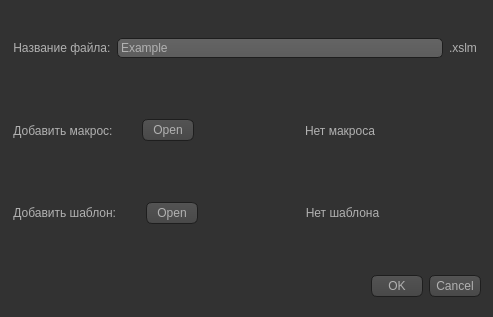
<?xml version="1.0" encoding="UTF-8"?>
<ui version="4.0">
 <class>Dialog</class>
 <widget class="QDialog" name="Dialog">
  <property name="geometry">
   <rect>
    <x>0</x>
    <y>0</y>
    <width>493</width>
    <height>317</height>
   </rect>
  </property>
  <property name="windowTitle">
   <string>Dialog</string>
  </property>
  <property name="styleSheet">
   <string notr="true">QToolTip
{
     border: 1px solid black;
     background-color: #616161;
     padding: 1px;
     border-radius: 3px;
     opacity: 100;
	 color: #FFFFFF;
}

QWidget
{
    color: #b1b1b1;
    background-color: #323232;
}

QTreeView, QListView
{
    background-color: silver;
    margin-left: 5px;
}

QWidget:item:hover
{
    background-color: QLinearGradient( x1: 0, y1: 0, x2: 0, y2: 1, stop: 0 #ffa02f, stop: 1 #ca0619);
    color: #000000;
}

QWidget:item:selected
{
    background-color: QLinearGradient( x1: 0, y1: 0, x2: 0, y2: 1, stop: 0 #ffa02f, stop: 1 #d7801a);
}

QMenuBar::item
{
    background: transparent;
}

QMenuBar::item:selected
{
    background: transparent;
    border: 1px solid #ffaa00;
}

QMenuBar::item:pressed
{
    background: #444;
    border: 1px solid #000;
    background-color: QLinearGradient(
        x1:0, y1:0,
        x2:0, y2:1,
        stop:1 #212121,
        stop:0.4 #343434/*,
        stop:0.2 #343434,
        stop:0.1 #ffaa00*/
    );
    margin-bottom:-1px;
    padding-bottom:1px;
}

QMenu
{
    border: 1px solid #000;
}

QMenu::item
{
    padding: 2px 20px 2px 20px;
}

QMenu::item:selected
{
    color: #000000;
}

QWidget:disabled
{
    color: #808080;
    background-color: #323232;
}

QAbstractItemView
{
    background-color: QLinearGradient( x1: 0, y1: 0, x2: 0, y2: 1, stop: 0 #4d4d4d, stop: 0.1 #646464, stop: 1 #5d5d5d);
}

QWidget:focus
{
    /*border: 1px solid darkgray;*/
}

QLineEdit
{
    background-color: QLinearGradient( x1: 0, y1: 0, x2: 0, y2: 1, stop: 0 #4d4d4d, stop: 0 #646464, stop: 1 #5d5d5d);
    padding: 1px;
    border-style: solid;
    border: 1px solid #1e1e1e;
    border-radius: 5;
}

QPushButton
{
    color: #b1b1b1;
    background-color: QLinearGradient( x1: 0, y1: 0, x2: 0, y2: 1, stop: 0 #565656, stop: 0.1 #525252, stop: 0.5 #4e4e4e, stop: 0.9 #4a4a4a, stop: 1 #464646);
    border-width: 1px;
    border-color: #1e1e1e;
    border-style: solid;
    border-radius: 6;
    padding: 3px;
    font-size: 12px;
    padding-left: 5px;
    padding-right: 5px;
    min-width: 40px;
}

QPushButton:pressed
{
    background-color: QLinearGradient( x1: 0, y1: 0, x2: 0, y2: 1, stop: 0 #2d2d2d, stop: 0.1 #2b2b2b, stop: 0.5 #292929, stop: 0.9 #282828, stop: 1 #252525);
}

QComboBox
{
    selection-background-color: #ffaa00;
    background-color: QLinearGradient( x1: 0, y1: 0, x2: 0, y2: 1, stop: 0 #565656, stop: 0.1 #525252, stop: 0.5 #4e4e4e, stop: 0.9 #4a4a4a, stop: 1 #464646);
    border-style: solid;
    border: 1px solid #1e1e1e;
    border-radius: 5;
}

QComboBox:hover,QPushButton:hover
{
    border: 2px solid QLinearGradient( x1: 0, y1: 0, x2: 0, y2: 1, stop: 0 #ffa02f, stop: 1 #d7801a);
}


QComboBox:on
{
    padding-top: 3px;
    padding-left: 4px;
    background-color: QLinearGradient( x1: 0, y1: 0, x2: 0, y2: 1, stop: 0 #2d2d2d, stop: 0.1 #2b2b2b, stop: 0.5 #292929, stop: 0.9 #282828, stop: 1 #252525);
    selection-background-color: #ffaa00;
}

QComboBox QAbstractItemView
{
    border: 2px solid darkgray;
    selection-background-color: QLinearGradient( x1: 0, y1: 0, x2: 0, y2: 1, stop: 0 #ffa02f, stop: 1 #d7801a);
}

QComboBox::drop-down
{
     subcontrol-origin: padding;
     subcontrol-position: top right;
     width: 15px;

     border-left-width: 0px;
     border-left-color: darkgray;
     border-left-style: solid; /* just a single line */
     border-top-right-radius: 3px; /* same radius as the QComboBox */
     border-bottom-right-radius: 3px;
 }

QComboBox::down-arrow
{
     image: url(:/dark_orange/img/down_arrow.png);
}

QGroupBox
{
    border: 1px solid #323232;
    margin-top: 10px;
}

QGroupBox:focus
{
    border: 1px solid #323232;
}

QTextEdit:focus
{
    border: 1px solid darkgray;
}

QScrollBar:horizontal {
     border: 1px solid #222222;
     background: QLinearGradient( x1: 0, y1: 0, x2: 0, y2: 1, stop: 0.0 #121212, stop: 0.2 #282828, stop: 1 #484848);
     height: 7px;
     margin: 0px 16px 0 16px;
}

QScrollBar::handle:horizontal
{
      background: QLinearGradient( x1: 0, y1: 0, x2: 1, y2: 0, stop: 0 #ffa02f, stop: 0.5 #d7801a, stop: 1 #ffa02f);
      min-height: 20px;
      border-radius: 2px;
}

QScrollBar::add-line:horizontal {
      border: 1px solid #1b1b19;
      border-radius: 2px;
      background: QLinearGradient( x1: 0, y1: 0, x2: 1, y2: 0, stop: 0 #ffa02f, stop: 1 #d7801a);
      width: 14px;
      subcontrol-position: right;
      subcontrol-origin: margin;
}

QScrollBar::sub-line:horizontal {
      border: 1px solid #1b1b19;
      border-radius: 2px;
      background: QLinearGradient( x1: 0, y1: 0, x2: 1, y2: 0, stop: 0 #ffa02f, stop: 1 #d7801a);
      width: 14px;
     subcontrol-position: left;
     subcontrol-origin: margin;
}

QScrollBar::right-arrow:horizontal, QScrollBar::left-arrow:horizontal
{
      border: 1px solid black;
      width: 1px;
      height: 1px;
      background: white;
}

QScrollBar::add-page:horizontal, QScrollBar::sub-page:horizontal
{
      background: none;
}

QScrollBar:vertical
{
      background: QLinearGradient( x1: 0, y1: 0, x2: 1, y2: 0, stop: 0.0 #121212, stop: 0.2 #282828, stop: 1 #484848);
      width: 7px;
      margin: 16px 0 16px 0;
      border: 1px solid #222222;
}

QScrollBar::handle:vertical
{
      background: QLinearGradient( x1: 0, y1: 0, x2: 0, y2: 1, stop: 0 #ffa02f, stop: 0.5 #d7801a, stop: 1 #ffa02f);
      min-height: 20px;
      border-radius: 2px;
}

QScrollBar::add-line:vertical
{
      border: 1px solid #1b1b19;
      border-radius: 2px;
      background: QLinearGradient( x1: 0, y1: 0, x2: 0, y2: 1, stop: 0 #ffa02f, stop: 1 #d7801a);
      height: 14px;
      subcontrol-position: bottom;
      subcontrol-origin: margin;
}

QScrollBar::sub-line:vertical
{
      border: 1px solid #1b1b19;
      border-radius: 2px;
      background: QLinearGradient( x1: 0, y1: 0, x2: 0, y2: 1, stop: 0 #d7801a, stop: 1 #ffa02f);
      height: 14px;
      subcontrol-position: top;
      subcontrol-origin: margin;
}

QScrollBar::up-arrow:vertical, QScrollBar::down-arrow:vertical
{
      border: 1px solid black;
      width: 1px;
      height: 1px;
      background: white;
}


QScrollBar::add-page:vertical, QScrollBar::sub-page:vertical
{
      background: none;
}

QTextEdit
{
    background-color: #242424;
}

QPlainTextEdit
{
    background-color: #242424;
}

QHeaderView::section
{
    background-color: QLinearGradient(x1:0, y1:0, x2:0, y2:1, stop:0 #616161, stop: 0.5 #505050, stop: 0.6 #434343, stop:1 #656565);
    color: white;
    padding-left: 4px;
    border: 1px solid #6c6c6c;
}

QCheckBox:disabled
{
color: #414141;
}

QDockWidget::title
{
    text-align: center;
    spacing: 3px; /* spacing between items in the tool bar */
    background-color: QLinearGradient(x1:0, y1:0, x2:0, y2:1, stop:0 #323232, stop: 0.5 #242424, stop:1 #323232);
}

QDockWidget::close-button, QDockWidget::float-button
{
    text-align: center;
    spacing: 1px; /* spacing between items in the tool bar */
    background-color: QLinearGradient(x1:0, y1:0, x2:0, y2:1, stop:0 #323232, stop: 0.5 #242424, stop:1 #323232);
}

QDockWidget::close-button:hover, QDockWidget::float-button:hover
{
    background: #242424;
}

QDockWidget::close-button:pressed, QDockWidget::float-button:pressed
{
    padding: 1px -1px -1px 1px;
}

QMainWindow::separator
{
    background-color: QLinearGradient(x1:0, y1:0, x2:0, y2:1, stop:0 #161616, stop: 0.5 #151515, stop: 0.6 #212121, stop:1 #343434);
    color: white;
    padding-left: 4px;
    border: 1px solid #4c4c4c;
    spacing: 3px; /* spacing between items in the tool bar */
}

QMainWindow::separator:hover
{

    background-color: QLinearGradient(x1:0, y1:0, x2:0, y2:1, stop:0 #d7801a, stop:0.5 #b56c17 stop:1 #ffa02f);
    color: white;
    padding-left: 4px;
    border: 1px solid #6c6c6c;
    spacing: 3px; /* spacing between items in the tool bar */
}

QToolBar::handle
{
     spacing: 3px; /* spacing between items in the tool bar */
     background: url(:/dark_orange/img/handle.png);
}

QMenu::separator
{
    height: 2px;
    background-color: QLinearGradient(x1:0, y1:0, x2:0, y2:1, stop:0 #161616, stop: 0.5 #151515, stop: 0.6 #212121, stop:1 #343434);
    color: white;
    padding-left: 4px;
    margin-left: 10px;
    margin-right: 5px;
}

QProgressBar
{
    border: 2px solid grey;
    border-radius: 5px;
    text-align: center;
}

QProgressBar::chunk
{
    background-color: #d7801a;
    width: 2.15px;
    margin: 0.5px;
}

QTabBar::tab {
    color: #b1b1b1;
    border: 1px solid #444;
    border-bottom-style: none;
    background-color: #323232;
    padding-left: 10px;
    padding-right: 10px;
    padding-top: 3px;
    padding-bottom: 2px;
    margin-right: -1px;
}

QTabWidget::pane {
    border: 1px solid #444;
    top: 1px;
}

QTabBar::tab:last
{
    margin-right: 0; /* the last selected tab has nothing to overlap with on the right */
    border-top-right-radius: 3px;
}

QTabBar::tab:first:!selected
{
 margin-left: 0px; /* the last selected tab has nothing to overlap with on the right */


    border-top-left-radius: 3px;
}

QTabBar::tab:!selected
{
    color: #b1b1b1;
    border-bottom-style: solid;
    margin-top: 3px;
    background-color: QLinearGradient(x1:0, y1:0, x2:0, y2:1, stop:1 #212121, stop:.4 #343434);
}

QTabBar::tab:selected
{
    border-top-left-radius: 3px;
    border-top-right-radius: 3px;
    margin-bottom: 0px;
}

QTabBar::tab:!selected:hover
{
    /*border-top: 2px solid #ffaa00;
    padding-bottom: 3px;*/
    border-top-left-radius: 3px;
    border-top-right-radius: 3px;
    background-color: QLinearGradient(x1:0, y1:0, x2:0, y2:1, stop:1 #212121, stop:0.4 #343434, stop:0.2 #343434, stop:0.1 #ffaa00);
}

QRadioButton::indicator:checked, QRadioButton::indicator:unchecked{
    color: #b1b1b1;
    background-color: #323232;
    border: 1px solid #b1b1b1;
    border-radius: 6px;
}

QRadioButton::indicator:checked
{
    background-color: qradialgradient(
        cx: 0.5, cy: 0.5,
        fx: 0.5, fy: 0.5,
        radius: 1.0,
        stop: 0.25 #ffaa00,
        stop: 0.3 #323232
    );
}

QCheckBox::indicator{
    color: #b1b1b1;
    background-color: #323232;
    border: 1px solid #b1b1b1;
    width: 9px;
    height: 9px;
}

QRadioButton::indicator
{
    border-radius: 6px;
}

QRadioButton::indicator:hover, QCheckBox::indicator:hover
{
    border: 1px solid #ffaa00;
}

QCheckBox::indicator:checked
{
    color: #ff8800;
    background-color: #ff8800;
    border: 1px solid #b1b1b1;
    width: 9px;
    height: 9px;
}

QCheckBox::indicator:disabled, QRadioButton::indicator:disabled
{
    border: 1px solid #444;
}


QSlider::groove:horizontal {
    border: 1px solid #3A3939;
    height: 8px;
    background: #201F1F;
    margin: 2px 0;
    border-radius: 2px;
}

QSlider::handle:horizontal {
    background: QLinearGradient( x1: 0, y1: 0, x2: 0, y2: 1,
      stop: 0.0 silver, stop: 0.2 #a8a8a8, stop: 1 #727272);
    border: 1px solid #3A3939;
    width: 14px;
    height: 14px;
    margin: -4px 0;
    border-radius: 2px;
}

QSlider::groove:vertical {
    border: 1px solid #3A3939;
    width: 8px;
    background: #201F1F;
    margin: 0 0px;
    border-radius: 2px;
}

QSlider::handle:vertical {
    background: QLinearGradient( x1: 0, y1: 0, x2: 0, y2: 1, stop: 0.0 silver,
      stop: 0.2 #a8a8a8, stop: 1 #727272);
    border: 1px solid #3A3939;
    width: 14px;
    height: 14px;
    margin: 0 -4px;
    border-radius: 2px;
}

QAbstractSpinBox {
    padding-top: 2px;
    padding-bottom: 2px;
    border: 1px solid darkgray;

    border-radius: 2px;
    min-width: 50px;
}

</string>
  </property>
  <widget class="QDialogButtonBox" name="buttonBox">
   <property name="geometry">
    <rect>
     <x>50</x>
     <y>270</y>
     <width>431</width>
     <height>32</height>
    </rect>
   </property>
   <property name="styleSheet">
    <string notr="true">QToolTip
{
     border: 1px solid black;
     background-color: #616161;
     padding: 1px;
     border-radius: 3px;
     opacity: 100;
	 color: #FFFFFF;
}

QWidget
{
    color: #b1b1b1;
    background-color: #323232;
}

QTreeView, QListView
{
    background-color: silver;
    margin-left: 5px;
}

QWidget:item:hover
{
    background-color: QLinearGradient( x1: 0, y1: 0, x2: 0, y2: 1, stop: 0 #ffa02f, stop: 1 #ca0619);
    color: #000000;
}

QWidget:item:selected
{
    background-color: QLinearGradient( x1: 0, y1: 0, x2: 0, y2: 1, stop: 0 #ffa02f, stop: 1 #d7801a);
}

QMenuBar::item
{
    background: transparent;
}

QMenuBar::item:selected
{
    background: transparent;
    border: 1px solid #ffaa00;
}

QMenuBar::item:pressed
{
    background: #444;
    border: 1px solid #000;
    background-color: QLinearGradient(
        x1:0, y1:0,
        x2:0, y2:1,
        stop:1 #212121,
        stop:0.4 #343434/*,
        stop:0.2 #343434,
        stop:0.1 #ffaa00*/
    );
    margin-bottom:-1px;
    padding-bottom:1px;
}

QMenu
{
    border: 1px solid #000;
}

QMenu::item
{
    padding: 2px 20px 2px 20px;
}

QMenu::item:selected
{
    color: #000000;
}

QWidget:disabled
{
    color: #808080;
    background-color: #323232;
}

QAbstractItemView
{
    background-color: QLinearGradient( x1: 0, y1: 0, x2: 0, y2: 1, stop: 0 #4d4d4d, stop: 0.1 #646464, stop: 1 #5d5d5d);
}

QWidget:focus
{
    /*border: 1px solid darkgray;*/
}

QLineEdit
{
    background-color: QLinearGradient( x1: 0, y1: 0, x2: 0, y2: 1, stop: 0 #4d4d4d, stop: 0 #646464, stop: 1 #5d5d5d);
    padding: 1px;
    border-style: solid;
    border: 1px solid #1e1e1e;
    border-radius: 5;
}

QPushButton
{
    color: #b1b1b1;
    background-color: QLinearGradient( x1: 0, y1: 0, x2: 0, y2: 1, stop: 0 #565656, stop: 0.1 #525252, stop: 0.5 #4e4e4e, stop: 0.9 #4a4a4a, stop: 1 #464646);
    border-width: 1px;
    border-color: #1e1e1e;
    border-style: solid;
    border-radius: 6;
    padding: 3px;
    font-size: 12px;
    padding-left: 5px;
    padding-right: 5px;
    min-width: 40px;
}

QPushButton:pressed
{
    background-color: QLinearGradient( x1: 0, y1: 0, x2: 0, y2: 1, stop: 0 #2d2d2d, stop: 0.1 #2b2b2b, stop: 0.5 #292929, stop: 0.9 #282828, stop: 1 #252525);
}

QComboBox
{
    selection-background-color: #ffaa00;
    background-color: QLinearGradient( x1: 0, y1: 0, x2: 0, y2: 1, stop: 0 #565656, stop: 0.1 #525252, stop: 0.5 #4e4e4e, stop: 0.9 #4a4a4a, stop: 1 #464646);
    border-style: solid;
    border: 1px solid #1e1e1e;
    border-radius: 5;
}

QComboBox:hover,QPushButton:hover
{
    border: 2px solid QLinearGradient( x1: 0, y1: 0, x2: 0, y2: 1, stop: 0 #ffa02f, stop: 1 #d7801a);
}


QComboBox:on
{
    padding-top: 3px;
    padding-left: 4px;
    background-color: QLinearGradient( x1: 0, y1: 0, x2: 0, y2: 1, stop: 0 #2d2d2d, stop: 0.1 #2b2b2b, stop: 0.5 #292929, stop: 0.9 #282828, stop: 1 #252525);
    selection-background-color: #ffaa00;
}

QComboBox QAbstractItemView
{
    border: 2px solid darkgray;
    selection-background-color: QLinearGradient( x1: 0, y1: 0, x2: 0, y2: 1, stop: 0 #ffa02f, stop: 1 #d7801a);
}

QComboBox::drop-down
{
     subcontrol-origin: padding;
     subcontrol-position: top right;
     width: 15px;

     border-left-width: 0px;
     border-left-color: darkgray;
     border-left-style: solid; /* just a single line */
     border-top-right-radius: 3px; /* same radius as the QComboBox */
     border-bottom-right-radius: 3px;
 }

QComboBox::down-arrow
{
     image: url(:/dark_orange/img/down_arrow.png);
}

QGroupBox
{
    border: 1px solid #323232;
    margin-top: 10px;
}

QGroupBox:focus
{
    border: 1px solid #323232;
}

QTextEdit:focus
{
    border: 1px solid darkgray;
}

QScrollBar:horizontal {
     border: 1px solid #222222;
     background: QLinearGradient( x1: 0, y1: 0, x2: 0, y2: 1, stop: 0.0 #121212, stop: 0.2 #282828, stop: 1 #484848);
     height: 7px;
     margin: 0px 16px 0 16px;
}

QScrollBar::handle:horizontal
{
      background: QLinearGradient( x1: 0, y1: 0, x2: 1, y2: 0, stop: 0 #ffa02f, stop: 0.5 #d7801a, stop: 1 #ffa02f);
      min-height: 20px;
      border-radius: 2px;
}

QScrollBar::add-line:horizontal {
      border: 1px solid #1b1b19;
      border-radius: 2px;
      background: QLinearGradient( x1: 0, y1: 0, x2: 1, y2: 0, stop: 0 #ffa02f, stop: 1 #d7801a);
      width: 14px;
      subcontrol-position: right;
      subcontrol-origin: margin;
}

QScrollBar::sub-line:horizontal {
      border: 1px solid #1b1b19;
      border-radius: 2px;
      background: QLinearGradient( x1: 0, y1: 0, x2: 1, y2: 0, stop: 0 #ffa02f, stop: 1 #d7801a);
      width: 14px;
     subcontrol-position: left;
     subcontrol-origin: margin;
}

QScrollBar::right-arrow:horizontal, QScrollBar::left-arrow:horizontal
{
      border: 1px solid black;
      width: 1px;
      height: 1px;
      background: white;
}

QScrollBar::add-page:horizontal, QScrollBar::sub-page:horizontal
{
      background: none;
}

QScrollBar:vertical
{
      background: QLinearGradient( x1: 0, y1: 0, x2: 1, y2: 0, stop: 0.0 #121212, stop: 0.2 #282828, stop: 1 #484848);
      width: 7px;
      margin: 16px 0 16px 0;
      border: 1px solid #222222;
}

QScrollBar::handle:vertical
{
      background: QLinearGradient( x1: 0, y1: 0, x2: 0, y2: 1, stop: 0 #ffa02f, stop: 0.5 #d7801a, stop: 1 #ffa02f);
      min-height: 20px;
      border-radius: 2px;
}

QScrollBar::add-line:vertical
{
      border: 1px solid #1b1b19;
      border-radius: 2px;
      background: QLinearGradient( x1: 0, y1: 0, x2: 0, y2: 1, stop: 0 #ffa02f, stop: 1 #d7801a);
      height: 14px;
      subcontrol-position: bottom;
      subcontrol-origin: margin;
}

QScrollBar::sub-line:vertical
{
      border: 1px solid #1b1b19;
      border-radius: 2px;
      background: QLinearGradient( x1: 0, y1: 0, x2: 0, y2: 1, stop: 0 #d7801a, stop: 1 #ffa02f);
      height: 14px;
      subcontrol-position: top;
      subcontrol-origin: margin;
}

QScrollBar::up-arrow:vertical, QScrollBar::down-arrow:vertical
{
      border: 1px solid black;
      width: 1px;
      height: 1px;
      background: white;
}


QScrollBar::add-page:vertical, QScrollBar::sub-page:vertical
{
      background: none;
}

QTextEdit
{
    background-color: #242424;
}

QPlainTextEdit
{
    background-color: #242424;
}

QHeaderView::section
{
    background-color: QLinearGradient(x1:0, y1:0, x2:0, y2:1, stop:0 #616161, stop: 0.5 #505050, stop: 0.6 #434343, stop:1 #656565);
    color: white;
    padding-left: 4px;
    border: 1px solid #6c6c6c;
}

QCheckBox:disabled
{
color: #414141;
}

QDockWidget::title
{
    text-align: center;
    spacing: 3px; /* spacing between items in the tool bar */
    background-color: QLinearGradient(x1:0, y1:0, x2:0, y2:1, stop:0 #323232, stop: 0.5 #242424, stop:1 #323232);
}

QDockWidget::close-button, QDockWidget::float-button
{
    text-align: center;
    spacing: 1px; /* spacing between items in the tool bar */
    background-color: QLinearGradient(x1:0, y1:0, x2:0, y2:1, stop:0 #323232, stop: 0.5 #242424, stop:1 #323232);
}

QDockWidget::close-button:hover, QDockWidget::float-button:hover
{
    background: #242424;
}

QDockWidget::close-button:pressed, QDockWidget::float-button:pressed
{
    padding: 1px -1px -1px 1px;
}

QMainWindow::separator
{
    background-color: QLinearGradient(x1:0, y1:0, x2:0, y2:1, stop:0 #161616, stop: 0.5 #151515, stop: 0.6 #212121, stop:1 #343434);
    color: white;
    padding-left: 4px;
    border: 1px solid #4c4c4c;
    spacing: 3px; /* spacing between items in the tool bar */
}

QMainWindow::separator:hover
{

    background-color: QLinearGradient(x1:0, y1:0, x2:0, y2:1, stop:0 #d7801a, stop:0.5 #b56c17 stop:1 #ffa02f);
    color: white;
    padding-left: 4px;
    border: 1px solid #6c6c6c;
    spacing: 3px; /* spacing between items in the tool bar */
}

QToolBar::handle
{
     spacing: 3px; /* spacing between items in the tool bar */
     background: url(:/dark_orange/img/handle.png);
}

QMenu::separator
{
    height: 2px;
    background-color: QLinearGradient(x1:0, y1:0, x2:0, y2:1, stop:0 #161616, stop: 0.5 #151515, stop: 0.6 #212121, stop:1 #343434);
    color: white;
    padding-left: 4px;
    margin-left: 10px;
    margin-right: 5px;
}

QProgressBar
{
    border: 2px solid grey;
    border-radius: 5px;
    text-align: center;
}

QProgressBar::chunk
{
    background-color: #d7801a;
    width: 2.15px;
    margin: 0.5px;
}

QTabBar::tab {
    color: #b1b1b1;
    border: 1px solid #444;
    border-bottom-style: none;
    background-color: #323232;
    padding-left: 10px;
    padding-right: 10px;
    padding-top: 3px;
    padding-bottom: 2px;
    margin-right: -1px;
}

QTabWidget::pane {
    border: 1px solid #444;
    top: 1px;
}

QTabBar::tab:last
{
    margin-right: 0; /* the last selected tab has nothing to overlap with on the right */
    border-top-right-radius: 3px;
}

QTabBar::tab:first:!selected
{
 margin-left: 0px; /* the last selected tab has nothing to overlap with on the right */


    border-top-left-radius: 3px;
}

QTabBar::tab:!selected
{
    color: #b1b1b1;
    border-bottom-style: solid;
    margin-top: 3px;
    background-color: QLinearGradient(x1:0, y1:0, x2:0, y2:1, stop:1 #212121, stop:.4 #343434);
}

QTabBar::tab:selected
{
    border-top-left-radius: 3px;
    border-top-right-radius: 3px;
    margin-bottom: 0px;
}

QTabBar::tab:!selected:hover
{
    /*border-top: 2px solid #ffaa00;
    padding-bottom: 3px;*/
    border-top-left-radius: 3px;
    border-top-right-radius: 3px;
    background-color: QLinearGradient(x1:0, y1:0, x2:0, y2:1, stop:1 #212121, stop:0.4 #343434, stop:0.2 #343434, stop:0.1 #ffaa00);
}

QRadioButton::indicator:checked, QRadioButton::indicator:unchecked{
    color: #b1b1b1;
    background-color: #323232;
    border: 1px solid #b1b1b1;
    border-radius: 6px;
}

QRadioButton::indicator:checked
{
    background-color: qradialgradient(
        cx: 0.5, cy: 0.5,
        fx: 0.5, fy: 0.5,
        radius: 1.0,
        stop: 0.25 #ffaa00,
        stop: 0.3 #323232
    );
}

QCheckBox::indicator{
    color: #b1b1b1;
    background-color: #323232;
    border: 1px solid #b1b1b1;
    width: 9px;
    height: 9px;
}

QRadioButton::indicator
{
    border-radius: 6px;
}

QRadioButton::indicator:hover, QCheckBox::indicator:hover
{
    border: 1px solid #ffaa00;
}

QCheckBox::indicator:checked
{
    color: #ff8800;
    background-color: #ff8800;
    border: 1px solid #b1b1b1;
    width: 9px;
    height: 9px;
}

QCheckBox::indicator:disabled, QRadioButton::indicator:disabled
{
    border: 1px solid #444;
}


QSlider::groove:horizontal {
    border: 1px solid #3A3939;
    height: 8px;
    background: #201F1F;
    margin: 2px 0;
    border-radius: 2px;
}

QSlider::handle:horizontal {
    background: QLinearGradient( x1: 0, y1: 0, x2: 0, y2: 1,
      stop: 0.0 silver, stop: 0.2 #a8a8a8, stop: 1 #727272);
    border: 1px solid #3A3939;
    width: 14px;
    height: 14px;
    margin: -4px 0;
    border-radius: 2px;
}

QSlider::groove:vertical {
    border: 1px solid #3A3939;
    width: 8px;
    background: #201F1F;
    margin: 0 0px;
    border-radius: 2px;
}

QSlider::handle:vertical {
    background: QLinearGradient( x1: 0, y1: 0, x2: 0, y2: 1, stop: 0.0 silver,
      stop: 0.2 #a8a8a8, stop: 1 #727272);
    border: 1px solid #3A3939;
    width: 14px;
    height: 14px;
    margin: 0 -4px;
    border-radius: 2px;
}

QAbstractSpinBox {
    padding-top: 2px;
    padding-bottom: 2px;
    border: 1px solid darkgray;

    border-radius: 2px;
    min-width: 50px;
}

</string>
   </property>
   <property name="orientation">
    <enum>Qt::Horizontal</enum>
   </property>
   <property name="standardButtons">
    <set>QDialogButtonBox::Cancel|QDialogButtonBox::Ok</set>
   </property>
   <property name="centerButtons">
    <bool>false</bool>
   </property>
  </widget>
  <widget class="QWidget" name="verticalLayoutWidget">
   <property name="geometry">
    <rect>
     <x>10</x>
     <y>10</y>
     <width>471</width>
     <height>241</height>
    </rect>
   </property>
   <layout class="QVBoxLayout" name="MainVL">
    <item>
     <layout class="QHBoxLayout" name="FileNameHL">
      <item>
       <widget class="QLabel" name="label">
        <property name="sizePolicy">
         <sizepolicy hsizetype="Fixed" vsizetype="Preferred">
          <horstretch>0</horstretch>
          <verstretch>0</verstretch>
         </sizepolicy>
        </property>
        <property name="minimumSize">
         <size>
          <width>100</width>
          <height>0</height>
         </size>
        </property>
        <property name="text">
         <string> Название файла:</string>
        </property>
       </widget>
      </item>
      <item>
       <widget class="QLineEdit" name="FileNameLE">
        <property name="text">
         <string>Example</string>
        </property>
       </widget>
      </item>
      <item>
       <widget class="QLabel" name="label_2">
        <property name="text">
         <string>.xslm </string>
        </property>
       </widget>
      </item>
     </layout>
    </item>
    <item>
     <layout class="QHBoxLayout" name="MacrosHL">
      <item>
       <widget class="QLabel" name="label_3">
        <property name="sizePolicy">
         <sizepolicy hsizetype="Fixed" vsizetype="Preferred">
          <horstretch>0</horstretch>
          <verstretch>0</verstretch>
         </sizepolicy>
        </property>
        <property name="minimumSize">
         <size>
          <width>100</width>
          <height>0</height>
         </size>
        </property>
        <property name="text">
         <string> Добавить макрос:</string>
        </property>
       </widget>
      </item>
      <item>
       <widget class="QDialogButtonBox" name="OpenMacrosBtn">
        <property name="sizePolicy">
         <sizepolicy hsizetype="Preferred" vsizetype="Preferred">
          <horstretch>0</horstretch>
          <verstretch>0</verstretch>
         </sizepolicy>
        </property>
        <property name="minimumSize">
         <size>
          <width>75</width>
          <height>0</height>
         </size>
        </property>
        <property name="maximumSize">
         <size>
          <width>75</width>
          <height>16777215</height>
         </size>
        </property>
        <property name="standardButtons">
         <set>QDialogButtonBox::Open</set>
        </property>
       </widget>
      </item>
      <item alignment="Qt::AlignHCenter">
       <widget class="QLabel" name="MacrosLabel">
        <property name="text">
         <string>Нет макроса</string>
        </property>
       </widget>
      </item>
     </layout>
    </item>
    <item>
     <layout class="QHBoxLayout" name="TemplateHL">
      <item>
       <widget class="QLabel" name="label_6">
        <property name="sizePolicy">
         <sizepolicy hsizetype="Fixed" vsizetype="Preferred">
          <horstretch>0</horstretch>
          <verstretch>0</verstretch>
         </sizepolicy>
        </property>
        <property name="minimumSize">
         <size>
          <width>100</width>
          <height>0</height>
         </size>
        </property>
        <property name="text">
         <string> Добавить шаблон:</string>
        </property>
       </widget>
      </item>
      <item>
       <widget class="QDialogButtonBox" name="OpenTempBtn">
        <property name="sizePolicy">
         <sizepolicy hsizetype="Preferred" vsizetype="Preferred">
          <horstretch>0</horstretch>
          <verstretch>0</verstretch>
         </sizepolicy>
        </property>
        <property name="minimumSize">
         <size>
          <width>75</width>
          <height>0</height>
         </size>
        </property>
        <property name="maximumSize">
         <size>
          <width>75</width>
          <height>16777215</height>
         </size>
        </property>
        <property name="standardButtons">
         <set>QDialogButtonBox::Open</set>
        </property>
       </widget>
      </item>
      <item>
       <widget class="QLabel" name="TempLabel">
        <property name="text">
         <string>Нет шаблона</string>
        </property>
        <property name="alignment">
         <set>Qt::AlignCenter</set>
        </property>
       </widget>
      </item>
     </layout>
    </item>
   </layout>
  </widget>
 </widget>
 <tabstops>
  <tabstop>FileNameLE</tabstop>
 </tabstops>
 <resources/>
 <connections>
  <connection>
   <sender>buttonBox</sender>
   <signal>accepted()</signal>
   <receiver>Dialog</receiver>
   <slot>accept()</slot>
   <hints>
    <hint type="sourcelabel">
     <x>268</x>
     <y>284</y>
    </hint>
    <hint type="destinationlabel">
     <x>157</x>
     <y>274</y>
    </hint>
   </hints>
  </connection>
  <connection>
   <sender>buttonBox</sender>
   <signal>rejected()</signal>
   <receiver>Dialog</receiver>
   <slot>reject()</slot>
   <hints>
    <hint type="sourcelabel">
     <x>336</x>
     <y>290</y>
    </hint>
    <hint type="destinationlabel">
     <x>286</x>
     <y>274</y>
    </hint>
   </hints>
  </connection>
 </connections>
</ui>
